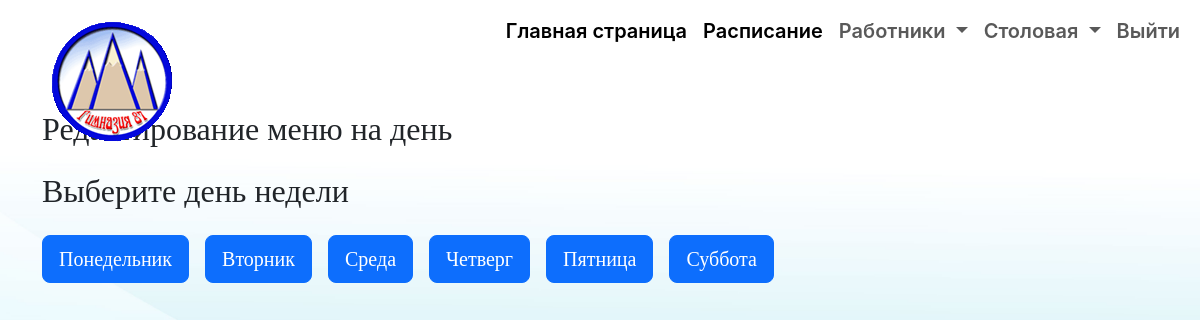
Screenshot of /admin/canteen_menu (signed in) with the database file from the repository.
### data/models_all/weekday.py (models this page shows)
class Weekday(SqlAlchemyBase, SerializerMixin):
    __tablename__ = 'weekday'
    id = sqlalchemy.Column(sqlalchemy.Integer, primary_key=True, autoincrement=True)
    weekday = sqlalchemy.Column(sqlalchemy.String, nullable=False)
    menu_items = orm.relationship(
        "Dishes",
        secondary='dish_to_weekday',
        back_populates="weekdays"
    )

### admin/admin_api.py (the view)
@login_required
@admin_bp.route('/canteen_menu')
def canteen_menu():
    if not current_user.is_authenticated:
        return current_app.login_manager.unauthorized()
    with db_session.create_session() as session:
        weekdays = session.query(Weekday).order_by(Weekday.id).all()
        return render_template('admin/canteen_menu.html', weekdays=weekdays)

### data/db_session.py (called while the page is built)
def create_session() -> Session:
    global __factory
    return __factory()

### main.py (called while the page is built)
@login_manager.user_loader
def load_user(user_id):
    db_sess = db_session.create_session()
    return db_sess.get(User, user_id)

### templates/admin/canteen_menu.html (shortened to what this page needs)
{% extends '/admin/base_admin.html' %}
{% block content %}
<div class="container mt-5">
    <h2 class="mb-4">Редактирование меню на день</h2>
    <h2 class="mb-4">Выберите день недели</h2>
    <div class="d-flex flex-wrap gap-3">
        {% for day in weekdays %}
            <a href="{{ url_for('admin.menu_edit', weekday_id=day.id) }}" class="btn btn-primary btn-lg">
                {{ day.weekday }}
            </a>
        {% endfor %}
    </div>
</div>
{% endblock %}

### static/css/admin.css (style rules this page uses)
* { box-sizing: border-box; }
body { margin: 0; padding: 0; background-color: #f1f5f8; font-family: "Zilla Slab", serif; }
body { background-image: url(/static/images/background.png) !important; background-repeat: no-repeat !important; background-position: center center !important; background-attachment: fixed !important; -webkit-background-size: cover !important; -moz-background-size: cover !important; -o-background-size: cover !important; background-size: cover !important; }

### rows the page displays
Weekday: weekday "Понедельник"
Weekday: weekday "Вторник"
Weekday: weekday "Среда"
Weekday: weekday "Четверг"
Weekday: weekday "Пятница"
Weekday: weekday "Суббота"
